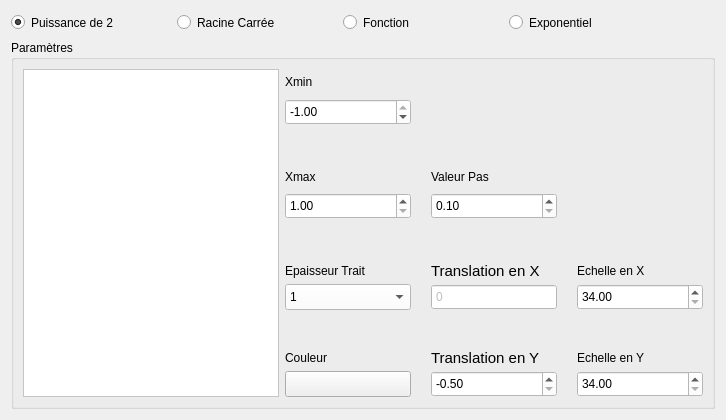
      <widget class="QWidget" name="TabMath">
       <attribute name="title">
        <string>Mathématiques</string>
       </attribute>
       <layout class="QGridLayout" name="gridLayout_4">
        <item row="0" column="0">
         <layout class="QVBoxLayout" name="verticalLayout_2" stretch="15,70">
          <property name="sizeConstraint">
           <enum>QLayout::SetFixedSize</enum>
          </property>
          <item>
           <layout class="QHBoxLayout" name="horizontalLayout_13" stretch="25,25,25,25,0">
            <property name="spacing">
             <number>0</number>
            </property>
            <property name="sizeConstraint">
             <enum>QLayout::SetMinAndMaxSize</enum>
            </property>
            <item>
             <widget class="QRadioButton" name="radioPuissance2">
              <property name="minimumSize">
               <size>
                <width>166</width>
                <height>23</height>
               </size>
              </property>
              <property name="maximumSize">
               <size>
                <width>166</width>
                <height>23</height>
               </size>
              </property>
              <property name="text">
               <string>Puissance de 2</string>
              </property>
              <property name="checked">
               <bool>true</bool>
              </property>
             </widget>
            </item>
            <item>
             <widget class="QRadioButton" name="radioRacineCarree">
              <property name="minimumSize">
               <size>
                <width>166</width>
                <height>23</height>
               </size>
              </property>
              <property name="maximumSize">
               <size>
                <width>166</width>
                <height>23</height>
               </size>
              </property>
              <property name="text">
               <string>Racine Carrée</string>
              </property>
             </widget>
            </item>
            <item>
             <widget class="QRadioButton" name="radioFonction">
              <property name="minimumSize">
               <size>
                <width>166</width>
                <height>23</height>
               </size>
              </property>
              <property name="maximumSize">
               <size>
                <width>166</width>
                <height>23</height>
               </size>
              </property>
              <property name="text">
               <string>Fonction</string>
              </property>
             </widget>
            </item>
            <item>
             <widget class="QRadioButton" name="radioExponentiel">
              <property name="minimumSize">
               <size>
                <width>166</width>
                <height>23</height>
               </size>
              </property>
              <property name="maximumSize">
               <size>
                <width>166</width>
                <height>23</height>
               </size>
              </property>
              <property name="text">
               <string>Exponentiel</string>
              </property>
             </widget>
            </item>
            <item>
             <spacer name="horizontalSpacer_3">
              <property name="orientation">
               <enum>Qt::Horizontal</enum>
              </property>
              <property name="sizeHint" stdset="0">
               <size>
                <width>40</width>
                <height>20</height>
               </size>
              </property>
             </spacer>
            </item>
           </layout>
          </item>
          <item>
           <layout class="QHBoxLayout" name="horizontalLayout_14">
            <item>
             <widget class="QGroupBox" name="groupBoxParametreMath">
              <property name="title">
               <string>Paramètres</string>
              </property>
              <layout class="QHBoxLayout" name="horizontalLayout_15" stretch="35,65">
               <item>
                <layout class="QHBoxLayout" name="horizontalLayout_16">
                 <item>
                  <widget class="QListWidget" name="LstMath">
                   <property name="minimumSize">
                    <size>
                     <width>230</width>
                     <height>270</height>
                    </size>
                   </property>
                   <property name="styleSheet">
                    <string notr="true">background-color: rgb(255, 255, 255);</string>
                   </property>
                  </widget>
                 </item>
                </layout>
               </item>
               <item>
                <layout class="QGridLayout" name="gridLayout_3" rowstretch="10,10,10,10,10,10,10,10,10,10,10" columnstretch="0,0,0">
                 <property name="sizeConstraint">
                  <enum>QLayout::SetFixedSize</enum>
                 </property>
                 <property name="topMargin">
                  <number>4</number>
                 </property>
                 <property name="horizontalSpacing">
                  <number>20</number>
                 </property>
                 <property name="verticalSpacing">
                  <number>5</number>
                 </property>
                 <item row="7" column="2">
                  <widget class="QDoubleSpinBox" name="spinEchelleXMath">
                   <property name="minimumSize">
                    <size>
                     <width>126</width>
                     <height>26</height>
                    </size>
                   </property>
                   <property name="maximumSize">
                    <size>
                     <width>126</width>
                     <height>26</height>
                    </size>
                   </property>
                   <property name="toolTip">
                    <string>Décimale comprise entre 34 et 37</string>
                   </property>
                   <property name="styleSheet">
                    <string notr="true">background-color: rgb(255, 255, 255);
font: 11pt &quot;Arial&quot;;</string>
                   </property>
                   <property name="locale">
                    <locale language="English" country="Kenya"/>
                   </property>
                   <property name="minimum">
                    <double>34.000000000000000</double>
                   </property>
                   <property name="maximum">
                    <double>37.000000000000000</double>
                   </property>
                   <property name="singleStep">
                    <double>0.010000000000000</double>
                   </property>
                  </widget>
                 </item>
                 <item row="6" column="0">
                  <widget class="QLabel" name="lblEpaisseurTraitMath">
                   <property name="maximumSize">
                    <size>
                     <width>126</width>
                     <height>17</height>
                    </size>
                   </property>
                   <property name="styleSheet">
                    <string notr="true">font: 11pt &quot;Arial&quot;;</string>
                   </property>
                   <property name="text">
                    <string>Epaisseur Trait</string>
                   </property>
                  </widget>
                 </item>
                 <item row="8" column="0">
                  <spacer name="verticalSpacer_6">
                   <property name="orientation">
                    <enum>Qt::Vertical</enum>
                   </property>
                   <property name="sizeHint" stdset="0">
                    <size>
                     <width>20</width>
                     <height>40</height>
                    </size>
                   </property>
                  </spacer>
                 </item>
                 <item row="5" column="0">
                  <spacer name="verticalSpacer_5">
                   <property name="orientation">
                    <enum>Qt::Vertical</enum>
                   </property>
                   <property name="sizeHint" stdset="0">
                    <size>
                     <width>20</width>
                     <height>40</height>
                    </size>
                   </property>
                  </spacer>
                 </item>
                 <item row="9" column="0">
                  <widget class="QLabel" name="lblCouleurMath">
                   <property name="maximumSize">
                    <size>
                     <width>126</width>
                     <height>17</height>
                    </size>
                   </property>
                   <property name="styleSheet">
                    <string notr="true">font: 11pt &quot;Arial&quot;;</string>
                   </property>
                   <property name="text">
                    <string>Couleur</string>
                   </property>
                  </widget>
                 </item>
                 <item row="3" column="0">
                  <widget class="QLabel" name="lblXmaxMath">
                   <property name="maximumSize">
                    <size>
                     <width>126</width>
                     <height>17</height>
                    </size>
                   </property>
                   <property name="styleSheet">
                    <string notr="true">font: 11pt &quot;Arial&quot;;</string>
                   </property>
                   <property name="text">
                    <string>Xmax</string>
                   </property>
                  </widget>
                 </item>
                 <item row="9" column="2">
                  <widget class="QLabel" name="lblEchelleYMath">
                   <property name="maximumSize">
                    <size>
                     <width>126</width>
                     <height>17</height>
                    </size>
                   </property>
                   <property name="styleSheet">
                    <string notr="true">font: 11pt &quot;Arial&quot;;
</string>
                   </property>
                   <property name="text">
                    <string>Echelle en Y</string>
                   </property>
                  </widget>
                 </item>
                 <item row="4" column="1" alignment="Qt::AlignVCenter">
                  <widget class="QDoubleSpinBox" name="spinValeurPasMath">
                   <property name="minimumSize">
                    <size>
                     <width>126</width>
                     <height>26</height>
                    </size>
                   </property>
                   <property name="maximumSize">
                    <size>
                     <width>126</width>
                     <height>26</height>
                    </size>
                   </property>
                   <property name="toolTip">
                    <string>Décimale comprise entre 0.1 et 1.0</string>
                   </property>
                   <property name="styleSheet">
                    <string notr="true">background-color: rgb(255, 255, 255);
font: 11pt &quot;Arial&quot;;</string>
                   </property>
                   <property name="locale">
                    <locale language="English" country="Kenya"/>
                   </property>
                   <property name="minimum">
                    <double>0.100000000000000</double>
                   </property>
                   <property name="maximum">
                    <double>1.000000000000000</double>
                   </property>
                   <property name="singleStep">
                    <double>0.010000000000000</double>
                   </property>
                  </widget>
                 </item>
                 <item row="9" column="1">
                  <widget class="QLabel" name="lblTransYMath">
                   <property name="maximumSize">
                    <size>
                     <width>126</width>
                     <height>17</height>
                    </size>
                   </property>
                   <property name="font">
                    <font>
                     <family>Arial</family>
                     <pointsize>11</pointsize>
                     <weight>50</weight>
                     <italic>false</italic>
                     <bold>false</bold>
                    </font>
                   </property>
                   <property name="styleSheet">
                    <string notr="true">font: 11pt &quot;Arial&quot;;</string>
                   </property>
                   <property name="text">
                    <string>Translation en Y</string>
                   </property>
                  </widget>
                 </item>
                 <item row="10" column="1" alignment="Qt::AlignVCenter">
                  <widget class="QDoubleSpinBox" name="spinTransYMath">
                   <property name="minimumSize">
                    <size>
                     <width>126</width>
                     <height>26</height>
                    </size>
                   </property>
                   <property name="maximumSize">
                    <size>
                     <width>126</width>
                     <height>26</height>
                    </size>
                   </property>
                   <property name="toolTip">
                    <string>Décimale comprise entre -0.5 et 0.5</string>
                   </property>
                   <property name="styleSheet">
                    <string notr="true">background-color: rgb(255, 255, 255);
font: 11pt &quot;Arial&quot;;</string>
                   </property>
                   <property name="locale">
                    <locale language="English" country="Kenya"/>
                   </property>
                   <property name="minimum">
                    <double>-0.500000000000000</double>
                   </property>
                   <property name="maximum">
                    <double>0.500000000000000</double>
                   </property>
                   <property name="singleStep">
                    <double>0.010000000000000</double>
                   </property>
                   <property name="value">
                    <double>-0.500000000000000</double>
                   </property>
                  </widget>
                 </item>
                 <item row="0" column="0">
                  <widget class="QLabel" name="lblXminMath">
                   <property name="minimumSize">
                    <size>
                     <width>126</width>
                     <height>17</height>
                    </size>
                   </property>
                   <property name="maximumSize">
                    <size>
                     <width>126</width>
                     <height>17</height>
                    </size>
                   </property>
                   <property name="styleSheet">
                    <string notr="true">font: 11pt &quot;Arial&quot;;</string>
                   </property>
                   <property name="text">
                    <string>Xmin</string>
                   </property>
                  </widget>
                 </item>
                 <item row="4" column="0" alignment="Qt::AlignVCenter">
                  <widget class="QDoubleSpinBox" name="spinXmaxMath">
                   <property name="minimumSize">
                    <size>
                     <width>126</width>
                     <height>26</height>
                    </size>
                   </property>
                   <property name="maximumSize">
                    <size>
                     <width>126</width>
                     <height>26</height>
                    </size>
                   </property>
                   <property name="toolTip">
                    <string>Décimale comprise entre 1 et 1.25</string>
                   </property>
                   <property name="styleSheet">
                    <string notr="true">background-color: rgb(255, 255, 255);
font: 11pt &quot;Arial&quot;;</string>
                   </property>
                   <property name="locale">
                    <locale language="English" country="UnitedStates"/>
                   </property>
                   <property name="minimum">
                    <double>1.000000000000000</double>
                   </property>
                   <property name="maximum">
                    <double>1.250000000000000</double>
                   </property>
                   <property name="singleStep">
                    <double>0.010000000000000</double>
                   </property>
                  </widget>
                 </item>
                 <item row="6" column="1">
                  <widget class="QLabel" name="lblTransXMath">
                   <property name="maximumSize">
                    <size>
                     <width>126</width>
                     <height>17</height>
                    </size>
                   </property>
                   <property name="font">
                    <font>
                     <family>Arial</family>
                     <pointsize>11</pointsize>
                     <weight>50</weight>
                     <italic>false</italic>
                     <bold>false</bold>
                    </font>
                   </property>
                   <property name="styleSheet">
                    <string notr="true">font: 11pt &quot;Arial&quot;;</string>
                   </property>
                   <property name="text">
                    <string>Translation en X</string>
                   </property>
                  </widget>
                 </item>
                 <item row="10" column="0" alignment="Qt::AlignVCenter">
                  <widget class="QPushButton" name="BtnCouleurMath">
                   <property name="minimumSize">
                    <size>
                     <width>126</width>
                     <height>26</height>
                    </size>
                   </property>
                   <property name="maximumSize">
                    <size>
                     <width>126</width>
                     <height>26</height>
                    </size>
                   </property>
                   <property name="toolTip">
                    <string>Couleur quelconque</string>
                   </property>
                   <property name="styleSheet">
                    <string notr="true"/>
                   </property>
                   <property name="text">
                    <string/>
                   </property>
                  </widget>
                 </item>
                 <item row="2" column="0">
                  <spacer name="verticalSpacer_4">
                   <property name="orientation">
                    <enum>Qt::Vertical</enum>
                   </property>
                   <property name="sizeHint" stdset="0">
                    <size>
                     <width>20</width>
                     <height>40</height>
                    </size>
                   </property>
                  </spacer>
                 </item>
                 <item row="1" column="0" alignment="Qt::AlignVCenter">
                  <widget class="QDoubleSpinBox" name="spinXminMath">
                   <property name="minimumSize">
                    <size>
                     <width>126</width>
                     <height>26</height>
                    </size>
                   </property>
                   <property name="maximumSize">
                    <size>
                     <width>126</width>
                     <height>26</height>
                    </size>
                   </property>
                   <property name="toolTip">
                    <string>Décimale comprise entre -1 et -1.25</string>
                   </property>
                   <property name="styleSheet">
                    <string notr="true">background-color: rgb(255, 255, 255);
font: 11pt &quot;Arial&quot;;</string>
                   </property>
                   <property name="locale">
                    <locale language="English" country="Kenya"/>
                   </property>
                   <property name="minimum">
                    <double>-1.250000000000000</double>
                   </property>
                   <property name="maximum">
                    <double>-1.000000000000000</double>
                   </property>
                   <property name="singleStep">
                    <double>0.010000000000000</double>
                   </property>
                   <property name="value">
                    <double>-1.000000000000000</double>
                   </property>
                  </widget>
                 </item>
                 <item row="3" column="1">
                  <widget class="QLabel" name="lblValeurPasMath">
                   <property name="maximumSize">
                    <size>
                     <width>126</width>
                     <height>17</height>
                    </size>
                   </property>
                   <property name="styleSheet">
                    <string notr="true">font: 11pt &quot;Arial&quot;;</string>
                   </property>
                   <property name="text">
                    <string>Valeur Pas</string>
                   </property>
                  </widget>
                 </item>
                 <item row="6" column="2">
                  <widget class="QLabel" name="lblEchelleXMath">
                   <property name="maximumSize">
                    <size>
                     <width>126</width>
                     <height>17</height>
                    </size>
                   </property>
                   <property name="styleSheet">
                    <string notr="true">font: 11pt &quot;Arial&quot;;</string>
                   </property>
                   <property name="text">
                    <string>Echelle en X</string>
                   </property>
                  </widget>
                 </item>
                 <item row="10" column="2">
                  <widget class="QDoubleSpinBox" name="spinEchelleYMath">
                   <property name="minimumSize">
                    <size>
                     <width>126</width>
                     <height>26</height>
                    </size>
                   </property>
                   <property name="maximumSize">
                    <size>
                     <width>126</width>
                     <height>26</height>
                    </size>
                   </property>
                   <property name="toolTip">
                    <string>Décimale comprise entre 34 et 37</string>
                   </property>
                   <property name="styleSheet">
                    <string notr="true">background-color: rgb(255, 255, 255);
font: 11pt &quot;Arial&quot;;</string>
                   </property>
                   <property name="locale">
                    <locale language="English" country="Kenya"/>
                   </property>
                   <property name="minimum">
                    <double>34.000000000000000</double>
                   </property>
                   <property name="maximum">
                    <double>37.000000000000000</double>
                   </property>
                  </widget>
                 </item>
                 <item row="7" column="0">
                  <widget class="QComboBox" name="comboEpaisseurMath">
                   <property name="minimumSize">
                    <size>
                     <width>126</width>
                     <height>26</height>
                    </size>
                   </property>
                   <property name="maximumSize">
                    <size>
                     <width>126</width>
                     <height>26</height>
                    </size>
                   </property>
                   <property name="toolTip">
                    <string>Entier compris entre 1 et 2</string>
                   </property>
                   <property name="styleSheet">
                    <string notr="true">background-color: rgb(255, 255, 255);
font: 11pt &quot;Arial&quot;;</string>
                   </property>
                   <property name="locale">
                    <locale language="English" country="Kenya"/>
                   </property>
                   <item>
                    <property name="text">
                     <string>1</string>
                    </property>
                   </item>
                   <item>
                    <property name="text">
                     <string>2</string>
                    </property>
                   </item>
                  </widget>
                 </item>
                 <item row="7" column="1">
                  <widget class="QSpinBox" name="spinTransXMath">
                   <property name="enabled">
                    <bool>false</bool>
                   </property>
                   <property name="minimumSize">
                    <size>
                     <width>125</width>
                     <height>26</height>
                    </size>
                   </property>
                   <property name="maximumSize">
                    <size>
                     <width>126</width>
                     <height>26</height>
                    </size>
                   </property>
                   <property name="toolTip">
                    <string>Décimale toujours = 0</string>
                   </property>
                   <property name="styleSheet">
                    <string notr="true">background-color: rgb(255, 255, 255);</string>
                   </property>
                   <property name="buttonSymbols">
                    <enum>QAbstractSpinBox::NoButtons</enum>
                   </property>
                   <property name="maximum">
                    <number>0</number>
                   </property>
                  </widget>
                 </item>
                </layout>
               </item>
              </layout>
             </widget>
            </item>
           </layout>
          </item>
         </layout>
        </item>
       </layout>
      </widget>
